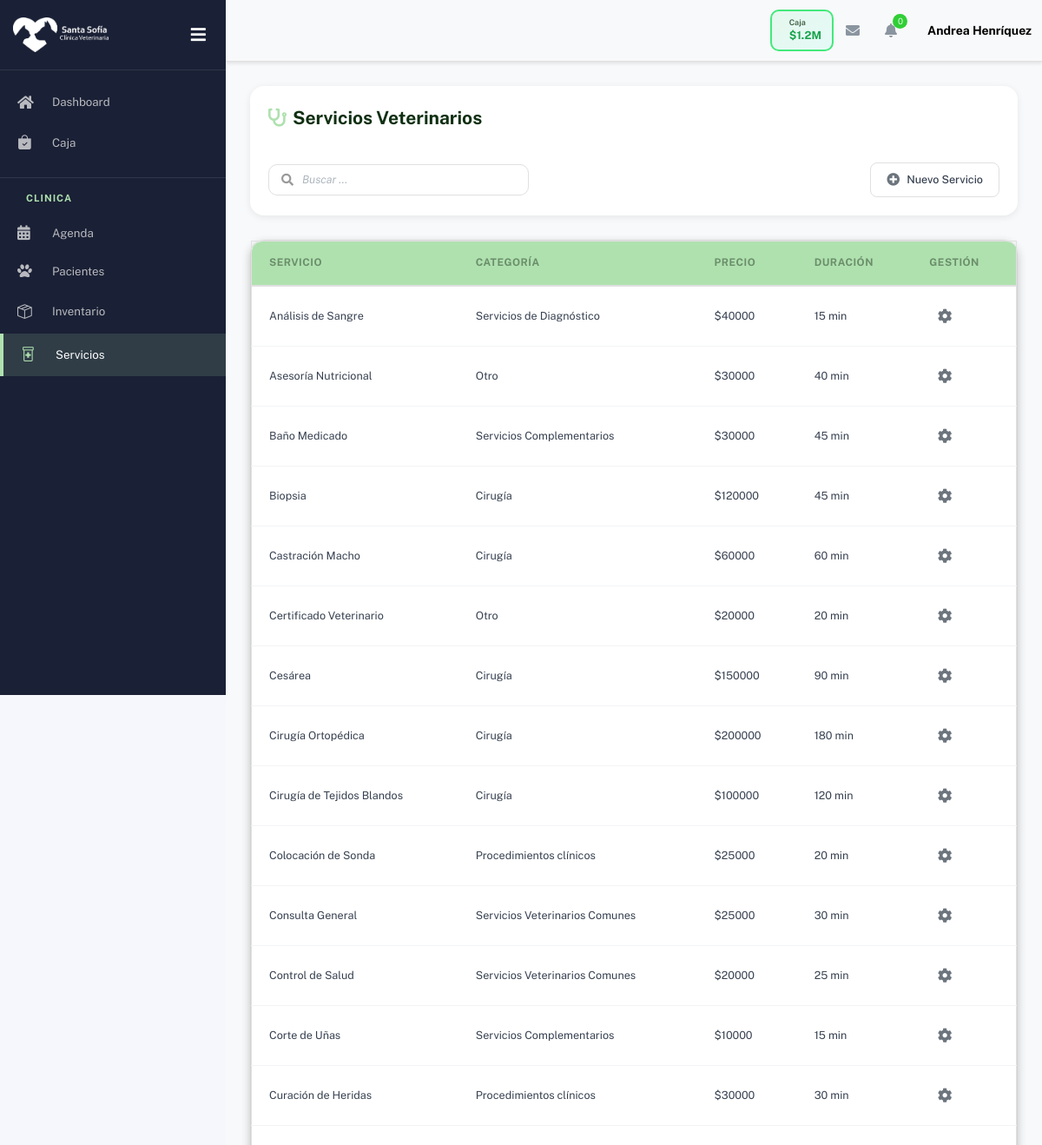
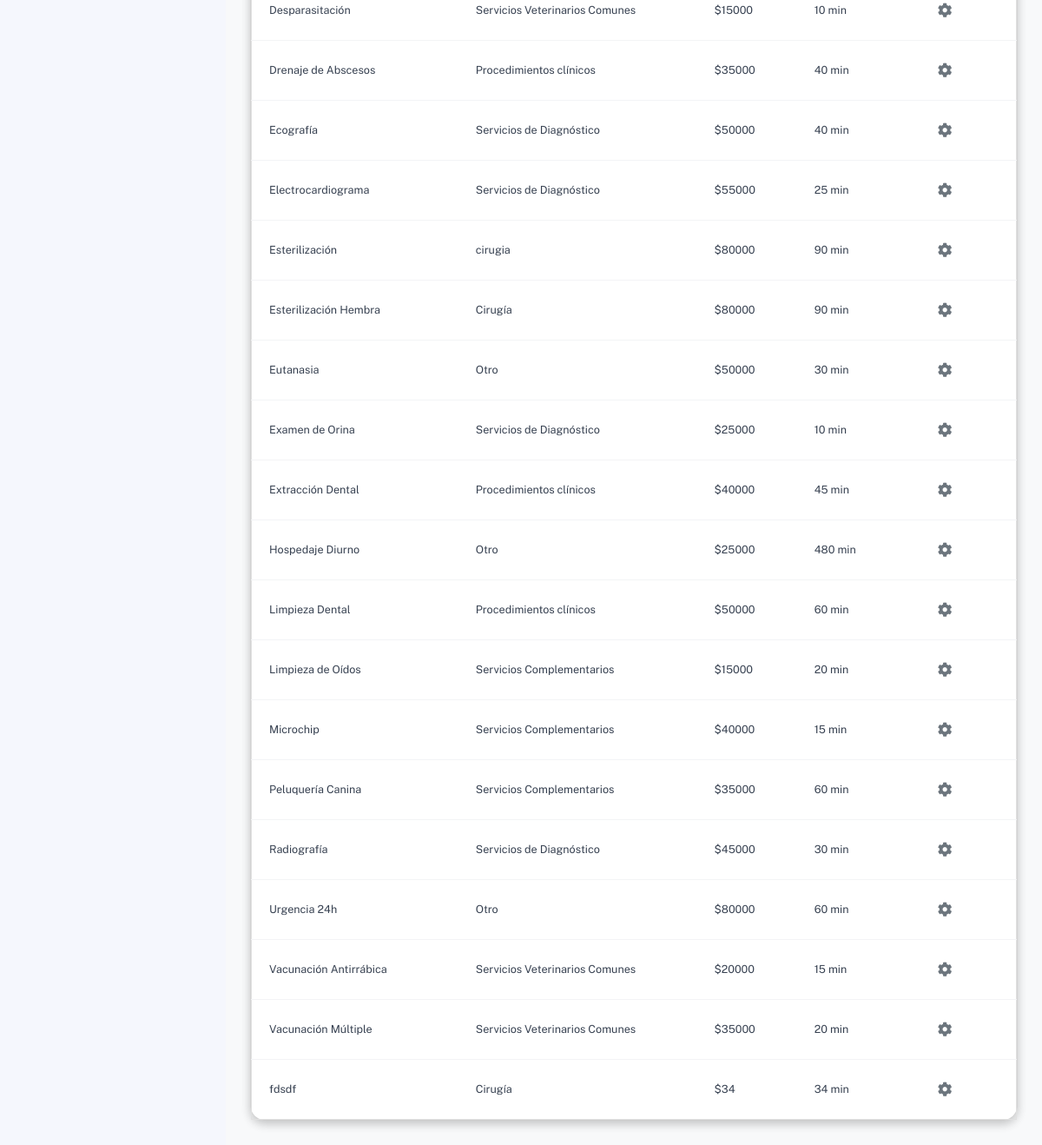
The page /servicios/ (signed in) on the database its author committed (2 pictures, top to bottom).
### cuentas/models.py (models this page shows, shortened)
class CustomUser(AbstractBaseUser, PermissionsMixin):
    ROLES = [
        ('administracion', 'Administración'),
        ('veterinario', 'Veterinario'),
        ('recepcion', 'Recepción'),
    ]
    rut = models.CharField(max_length=12, unique=True, verbose_name="RUT")
    username = models.CharField(max_length=20, unique=True, editable=False)
    nombre = models.CharField(max_length=50)
    apellido = models.CharField(max_length=50)
    correo = models.EmailField(unique=True)
    telefono = models.CharField(max_length=20, blank=True, null=True)
    direccion = models.CharField(max_length=255, blank=True, null=True)
    tipo_contrato = models.CharField(max_length=50, blank=True, null=True)
    rol = models.CharField(max_length=20, choices=ROLES, default='recepcion', verbose_name="Rol")
    is_staff = models.BooleanField(default=False)
    is_active = models.BooleanField(default=True)
    date_joined = models.DateTimeField(default=timezone.now)
    objects = CustomUserManager()
    USERNAME_FIELD = 'rut'
    REQUIRED_FIELDS = ['correo', 'nombre', 'apellido']
    def get_rol_display_custom(self):
        if self.is_staff and self.is_superuser:
            return 'Administración'
        return self.get_rol_display()

### servicios/models.py (models this page shows, shortened)
class Servicio(models.Model):
    idServicio = models.AutoField(primary_key=True)
    nombre = models.CharField(
        max_length=150,
        verbose_name="Nombre del Servicio"
    )
    descripcion = models.TextField(
        blank=True,
        null=True,
        verbose_name="Descripción"
    )
    categoria = models.CharField(
        max_length=100,
        verbose_name="Categoría"
    )
    precio = models.PositiveIntegerField(
        default=0,
        verbose_name="Precio del Servicio"
    )
    duracion = models.PositiveIntegerField(
        default=0,
        verbose_name="Duración (minutos)"
    )
    fecha_creacion = models.DateTimeField(
        auto_now_add=True,
        verbose_name="Fecha de Registro"
    )
    fecha_actualizacion = models.DateTimeField(
        auto_now=True,
        verbose_name="Última Actualización"
    )
    class Meta:
        db_table = "Servicio"
        verbose_name = "Servicio Veterinario"
        verbose_name_plural = "Servicios Veterinarios"
        ordering = ["nombre"]

### servicios/views.py (the view)
# urls.py: path('', views.servicios, name='servicios'),
@login_required
def servicios(request):
    servicios = Servicio.objects.all().order_by('nombre')
    context = {
        'servicios': servicios,
    }
    return render(request, 'servicios/servicios.html', context)

### servicios/templates/servicios/servicios.html (shortened to what this page needs)
{% extends "partials/base_table.html" %}
{% load static %}
{% block table_title %}
<i class="fas fa-stethoscope"></i> Servicios Veterinarios
{% endblock %}
{% block table_buttons %}
<button type="button" class="btn-primary-action" onclick="abrirModalNuevoServicio()">
    <i class="fas fa-plus-circle"></i> Nuevo Servicio
</button>
{% endblock %}
{% block table_columns %}
<th>Servicio</th>
<th>Categoría</th>
<th>Precio</th>
<th>Duración</th>
<th>Gestión</th>
{% endblock %}
{% block table_rows %}
{% for servicio in servicios %}
<tr data-id="{{ servicio.idServicio }}" data-categoria="{{ servicio.categoria|default_if_none:'' }}" data-descripcion="{{ servicio.descripcion|default_if_none:'' }}">
    <td>{{ servicio.nombre }}</td>
    <td>{{ servicio.categoria }}</td>
    <td>${{ servicio.precio|floatformat:0 }}</td>
    <td>{{ servicio.duracion }} min</td>
    <td>
        <div class="manage-wheel">
            <button type="button" onclick="toggleWheel(this)">
                <i class="fas fa-cog"></i>
            </button>
        </div>
    </td>
</tr>
{% empty %}
<tr>
    <td colspan="5">No hay servicios registrados.</td>
</tr>
{% endfor %}
{% endblock %}

### templates/partials/topbar.html (shortened to what this page needs)
{% load static %}
<div class="main-header">
    <nav class="navbar navbar-header navbar-header-transparent navbar-expand-lg border-bottom">
        <div class="container-fluid">
            <ul class="navbar-nav topbar-nav ms-md-auto align-items-center">
                <li class="nav-item topbar-icon d-flex d-lg-none">
                    <div class="cash-status-btn open cash-status-mobile" id="cashStatusBtnMobile" onclick="toggleCashRegister()">
                        <div class="status-info">
                            <h6 id="cashStatusLabelMobile">Caja</h6>
                            <div class="amount" id="cashAmountMobile">$1.2M</div>
                        </div>
                    </div>
                </li>
                <li class="nav-item topbar-icon dropdown hidden-caret">
                    <a class="nav-link dropdown-toggle" href="#" id="messageDropdown" role="button"
                        data-bs-toggle="dropdown" aria-haspopup="true" aria-expanded="false">
                        <i class="fa fa-envelope"></i>
                    </a>
                </li>
                <li class="nav-item topbar-icon dropdown hidden-caret">
                    <a class="nav-link dropdown-toggle" href="#" id="notifDropdown" role="button"
                        data-bs-toggle="dropdown" aria-haspopup="true" aria-expanded="false">
                        <i class="fa fa-bell"></i>
                        <span class="notification">0</span>
                    </a>
                </li>
                <li class="nav-item topbar-user dropdown hidden-caret">
                    <a class="dropdown-toggle profile-pic" data-bs-toggle="dropdown" href="#" aria-expanded="false">
                        <span class="profile-username">
                            <span class="fw-bold">{{ user.nombre }} {{ user.apellido }}</span>
                        </span>
                    </a>
                </li>
            </ul>
        </div>
    </nav>
</div>

### static/css/dashboard_style.css (style rules this page uses)
:root { --primary-color: #afe1af; --primary-hover: #89c57c; --text-dark: #103012; }

### static/css/base/vet-custom.css (style rules this page uses)
:root { --primary-color: #1e88e5; --primary-hover: #1565c0; --danger-color: #e53935; --danger-hover: #c62828; --success-color: #43a047; --success-hover: #2e7d32; --text-dark: #212121; --text-light: #757575; --bg-light: #f5f5f5; --border-color: #e0e0e0; }

### static/css/base/modals_base.css (style rules this page uses)
:root { --primary-color: #afe1af; --primary-hover: #89c57c; --text-dark: #103012; --bg-light: #f8f9fa; --border-color: #e0e0e0; --shadow-sm: 0 2px 8px rgba(0, 0, 0, 0.08); --shadow-md: 0 4px 12px rgba(0, 0, 0, 0.12); --grey: #afafaf; --grey-hover: #a8a8a8; --z-sidebar: 200; --z-navbar: 100; --z-modal-backdrop: 999998; --z-modal: 999999; }
.navbar, .header, .main-header, .topbar { z-index: 100 !important; }

### static/css/base/estilos_generales.css (style rules this page uses)
h6 { font-size: 0.9rem; font-weight: 600; color: var(--text-dark); margin-bottom: 0.5rem; }
.table-header h4 i, .table-header-grid h4 i { color: var(--primary-color); }
.table-action-buttons button { white-space: nowrap !important; }
table thead th { padding: 1rem; text-align: left; font-weight: 600; color: var(--primary-dark); font-size: 0.9rem; }
table thead th:first-child { border-top-left-radius: var(--radius-lg); }
table thead th:last-child { border-top-right-radius: var(--radius-lg); }
table tbody tr { border-bottom: 1px solid var(--border-color); transition: background-color 0.2s ease; }
table tbody td { padding: 1rem; color: var(--text-dark); font-size: 0.9rem; }
.container-fluid { padding: 2rem; background: var(--bg-light); min-height: 100vh; }
.d-flex { display: flex !important; }
.align-items-center { align-items: center !important; }
.fw-bold { font-weight: 700 !important; }
.border-bottom { border-bottom: 1px solid var(--border-color) !important; }
body { margin: 0; padding: 0; }
.container, .container-fluid { width: 100% !important; max-width: 100% !important; }
.main-header { position: sticky !important; top: 0 !important; z-index: 999 !important; box-shadow: 0 2px 4px rgba(0,0,0,0.1) !important; margin: 0 !important; display: flex !important; align-items: center !important; }
.navbar-header { width: 100% !important; padding: 0 !important; margin: 0 !important; }

### static/css/base/tables_base.css (style rules this page uses)
:root { --primary-color: #afe1af; --primary-hover: #89c57c; --text-dark: #103012; --bg-light: #f8f9fa; --border-color: #e0e0e0; --shadow-sm: 0 2px 8px rgba(0, 0, 0, 0.08); --shadow-md: 0 4px 12px rgba(0, 0, 0, 0.12); }
.container-fluid { padding: 2rem; background: var(--bg-light); min-height: 100vh; }
.table-header h4 i, .table-header-grid h4 i { color: var(--primary-color); }
.table-action-buttons button { width: 100% !important; justify-content: flex-end !important; all: unset !important; display: flex !important; align-items: center !important; gap: 8px !important; padding: 10px 18px !important; font-weight: 500 !important; font-size: 0.9rem !important; border-radius: 8px !important; transition: all 0.25s ease !important; background: white !important; border: 1.5px solid #e0e0e0 !important; color: #374151 !important; cursor: pointer !important; user-select: none !important; box-sizing: border-box !important; white-space: nowrap !important; }
.table-action-buttons button i { font-size: 15px !important; color: #6c757d !important; transition: color 0.25s ease !important; }
.vet-table th { padding: 16px 20px !important; text-align: left !important; font-size: 0.85rem !important; font-weight: 700 !important; text-transform: uppercase !important; letter-spacing: 0.5px !important; border: none !important; }
.vet-table td { padding: 16px 20px !important; text-align: left !important; border-bottom: 1px solid #f3f4f6 !important; font-size: 0.9rem !important; color: #374151 !important; position: relative !important; overflow: visible !important; }
.vet-table tbody tr { transition: all 0.2s ease !important; position: relative !important; overflow: visible !important; }
.vet-table tbody tr:last-child td { border-bottom: none !important; }
.manage-wheel { position: relative; display: inline-block; }
.manage-wheel > button { background: none !important; border: none !important; border-radius: 0 !important; width: 36px !important; height: 36px !important; display: flex !important; align-items: center !important; justify-content: center !important; color: #6c757d !important; font-size: 1.2rem !important; cursor: pointer !important; transition: background 0.2s, color 0.2s, border-color 0.2s, transform 0.3s; box-shadow: none !important; transform: rotate(0deg); }

### rows shown on the page
CustomUser: nombre "Andrea", apellido "Henríquez"
Servicio: nombre "Análisis de Sangre", categoria "Servicios de Diagnóstico", precio "40000", duracion "15"
Servicio: nombre "Asesoría Nutricional", categoria "Otro", precio "30000", duracion "40"
Servicio: nombre "Baño Medicado", categoria "Servicios Complementarios", precio "30000", duracion "45"
Servicio: nombre "Biopsia", categoria "Cirugía", precio "120000", duracion "45"
Servicio: nombre "Castración Macho", categoria "Cirugía", precio "60000", duracion "60"
Servicio: nombre "Certificado Veterinario", categoria "Otro", precio "20000", duracion "20"
Servicio: nombre "Cesárea", categoria "Cirugía", precio "150000", duracion "90"
Servicio: nombre "Cirugía Ortopédica", categoria "Cirugía", precio "200000", duracion "180"
Servicio: nombre "Cirugía de Tejidos Blandos", categoria "Cirugía", precio "100000", duracion "120"
Servicio: nombre "Colocación de Sonda", categoria "Procedimientos clínicos", precio "25000", duracion "20"
Servicio: nombre "Consulta General", categoria "Servicios Veterinarios Comunes", precio "25000", duracion "30"
Servicio: nombre "Control de Salud", categoria "Servicios Veterinarios Comunes", precio "20000", duracion "25"
Servicio: nombre "Corte de Uñas", categoria "Servicios Complementarios", precio "10000", duracion "15"
Servicio: nombre "Curación de Heridas", categoria "Procedimientos clínicos", precio "30000", duracion "30"
Servicio: nombre "Desparasitación", categoria "Servicios Veterinarios Comunes", precio "15000", duracion "10"
Servicio: nombre "Drenaje de Abscesos", categoria "Procedimientos clínicos", precio "35000", duracion "40"
Servicio: nombre "Ecografía", categoria "Servicios de Diagnóstico", precio "50000", duracion "40"
Servicio: nombre "Electrocardiograma", categoria "Servicios de Diagnóstico", precio "55000", duracion "25"
Servicio: nombre "Esterilización", categoria "cirugia", precio "80000", duracion "90"
Servicio: nombre "Esterilización Hembra", categoria "Cirugía", precio "80000", duracion "90"
Servicio: nombre "Eutanasia", categoria "Otro", precio "50000", duracion "30"
Servicio: nombre "Examen de Orina", categoria "Servicios de Diagnóstico", precio "25000", duracion "10"
Servicio: nombre "Extracción Dental", categoria "Procedimientos clínicos", precio "40000", duracion "45"
Servicio: nombre "Hospedaje Diurno", categoria "Otro", precio "25000", duracion "480"
Servicio: nombre "Limpieza Dental", categoria "Procedimientos clínicos", precio "50000", duracion "60"
Servicio: nombre "Limpieza de Oídos", categoria "Servicios Complementarios", precio "15000", duracion "20"
Servicio: nombre "Microchip", categoria "Servicios Complementarios", precio "40000", duracion "15"
Servicio: nombre "Peluquería Canina", categoria "Servicios Complementarios", precio "35000", duracion "60"
Servicio: nombre "Radiografía", categoria "Servicios de Diagnóstico", precio "45000", duracion "30"
Servicio: nombre "Urgencia 24h", categoria "Otro", precio "80000", duracion "60"
Servicio: nombre "Vacunación Antirrábica", categoria "Servicios Veterinarios Comunes", precio "20000", duracion "15"
Servicio: nombre "Vacunación Múltiple", categoria "Servicios Veterinarios Comunes", precio "35000", duracion "20"
Servicio: nombre "fdsdf", categoria "Cirugía", precio "34", duracion "34"
